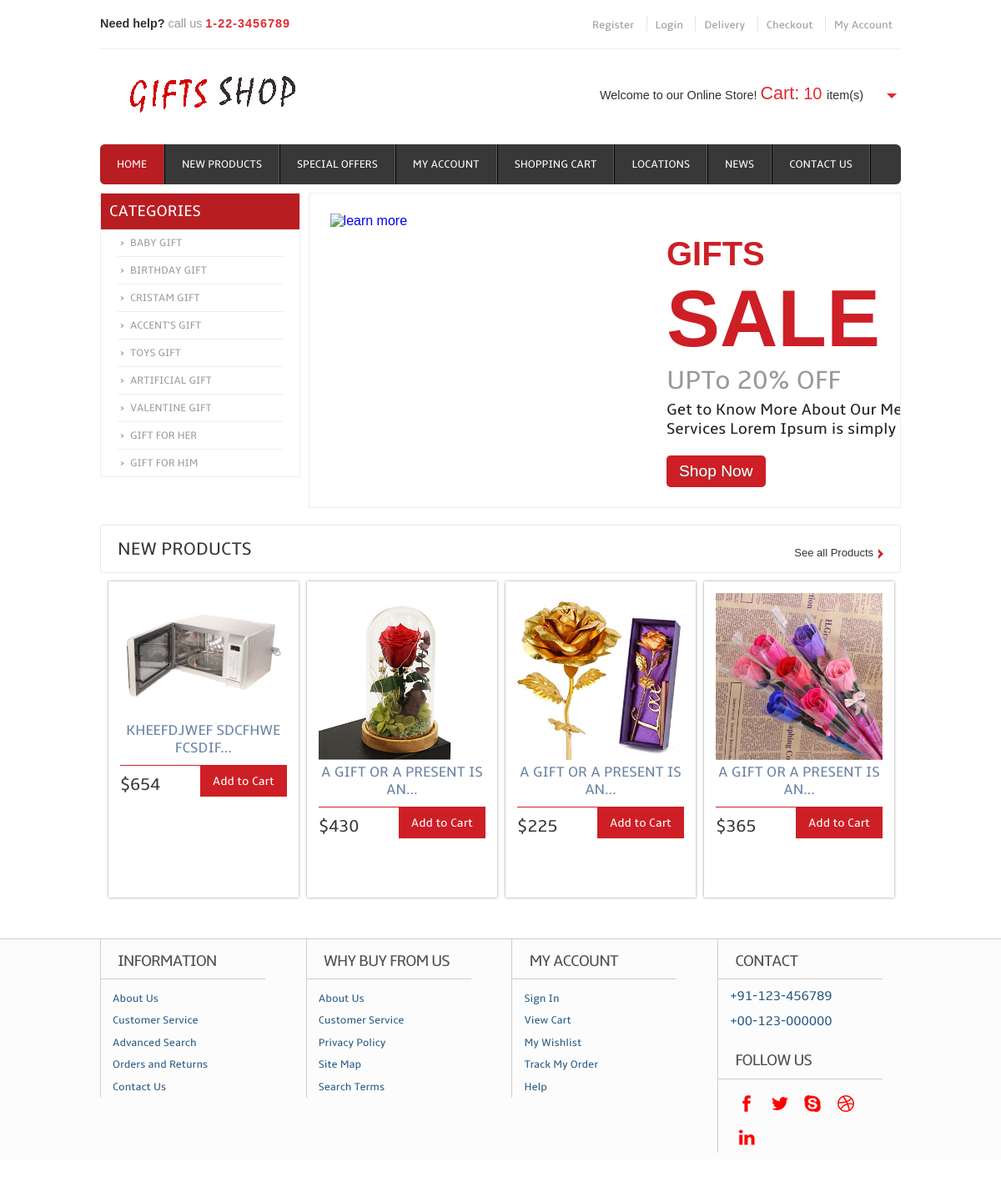
The page / on the database its author committed.
### mycart/models.py (models this page shows, shortened)
class Product(models.Model):
	GIFT_CHOICES = [
    ('babygift','BABYGIFT'),
    ('birthdaygift', 'BIRTHDAYGIFT'),
    ('accentsgift','ACCENTSGIFT'),
    ('cristamgift','CRISTAMGIFT'),
    ('toysgift','TOYSGIFT'),
    ('valentinegift','VALENTINEGIFT'),
    ('artificialgift','ARTIFICIALGIFT'),
    ('giftforher','GIFTFORHER'),
    ('giftforhim','GIFTFORHIM'),
]
	product_name = models.CharField(max_length=100,null=True)
	desc = models.CharField(max_length=1000,null=True)
	category = models.CharField(max_length=100, choices=GIFT_CHOICES,default='babygift')
	subcategory = models.CharField(max_length=100,null=True)
	price = models.IntegerField(null=True)
	Image = models.ImageField(upload_to="shop/images",null=True)
	pub_date = models.DateField()

### mycart/views.py (the view)
# urls.py: path('', views.index,name='index'),
def index(request):
	products=Product.objects.all()
	car=Cart.objects.all()
	cart=car.count()
	print(cart)
	return render(request,'index.html',{'product':products,'li':cart})

### templates/index.html (shortened to what this page needs)
{% extends 'base.html' %}
{% load static %}
{% block content %}
		<div class="menu">
	     		<ul>
	     			<li class="active"><a href="/">Home</a></li>
			    	<li><a href="{% url 'newproducts' %}">New Products</a></li>
			    	<li><a href="{% url 'specialoffer' %}">Special Offers</a></li>
			    	<li><a href="{% url 'myaccount' %}">My Account</a></li>
			    	<li><a href="{% url 'cartitems' %}">Shopping Cart</a></li>
			    	<li><a href="{% url 'location' %}">Locations</a></li>
			    	<li><a href="{% url 'news' %}">News</a></li>
			    	<li><a href="{% url 'contact' %}">Contact Us</a></li>
     			</ul>
	     </div>
	     </div>
	     	<div class="header_slide">
			<div class="header_bottom_left">
				<div class="categories">
				  <ul>
				  	<h3>Categories</h3>
				       <li><a href="{% url 'babygift' %}">Baby Gift</a></li>
				      <li><a href="{% url 'birthdaygift' %}">Birthday Gift</a></li>
				      <li><a href="{% url 'cristamgift' %}">Cristam Gift</a></li>
				      <li><a href="{% url 'accentsgift' %}">Accent's Gift</a></li>
				      <li><a href="{% url 'toysgift' %}">Toys Gift</a></li>
				       <li><a href="{% url 'artificialgift' %}">Artificial Gift</a></li>
				       <li><a href="{% url 'valentinegift' %}">Valentine Gift</a></li>
				       <li><a href="{% url 'giftforher' %}">Gift For Her</a></li>
				       <li><a href="{% url 'giftforhim' %}">Gift For Him</a></li>
				  </ul>
				</div>
	  	     </div>
					 <div class="header_bottom_right">
					 	 <div class="slider">
							 <div id="slider">
			                    <div id="mover">
			                    	<div id="slide-1" class="slide">
									 <div class="slider-img">
									     <a href="preview.html"><img src="{% static 'images/gift2.png' %}" alt="learn more" /></a>
									  </div>
						             	<div class="slider-text">
		                                 <h1>GIFTS<br><span>SALE</span></h1>
		                                 <h2>UPTo 20% OFF</h2>
									   <div class="features_list">
									   	<h4>Get to Know More About Our Memorable Services Lorem Ipsum is simply dummy text</h4>
							            </div>
							             <a href="preview.html" class="button">Shop Now</a>
					                   </div>
				                  </div>
			                 </div>
		                </div>
		         </div>
		      </div>
		</div>
   </div>
 <div class="main">
    <div class="content">
    	<div class="content_top">
    		<div class="heading">
    		<h3>New Products</h3>
    		</div>
    		<div class="see">
    			<p><a href="#">See all Products</a></p>
    		</div>
    	</div>
	      <div class="section group">
	      	{% for i in product %}
    		{% if forloop.counter < 5 %}
				<a href="{% url 'viewproduct' i.id %}">
				<div class="grid_1_of_4 images_1_of_4" style="margin: 1% 0 1% 1%;height: 350px;">
					 <img src="/media/{{i.Image}}" alt="" />
					 <h2>{{i.desc|slice:"0:25"}}...</h2>
					<div class="price-details">
				       <div class="price-number">
							<p><span class="rupees">${{i.price}}</span></p>
					    </div>
					    </a>
					       		<div class="add-cart">
									<h4><a href="{% url 'cart' i.id %}">Add to Cart</a></h4>
							     </div>
					</div>
				</div>
			{% endif %}
			{% endfor %}
  {% endblock %}

### static/css/style.css (style rules this page uses)
html,body,div,span,applet,object,iframe,h1,h2,h3,h4,h5,h6,p,blockquote,pre,a,abbr,acronym,address,big,cite,code,del,dfn,em,img,ins,kbd,q,s,samp,small,strike,strong,sub,sup,tt,var,b,u,i,dl,dt,dd,ol,nav ul,nav li,fieldset,form,label,legend,table,caption,tbody,tfoot,thead,tr,th,td,article,aside,canvas,details,embed,figure,figcaption,footer,header,hgroup,menu,nav,output,ruby,section,summary,time,mark,audio,video { margin:0;padding:0;border:0;font-size:100%;font:inherit;vertical-align:baseline; }
ol,ul { list-style:none;margin:0;padding:0; }
a { text-decoration:none; }
img { max-width:100%; }
body { font-family: Arial, Helvetica, sans-serif; background: #FFF; }
.menu { float: left; }
.menu li { float:left; }
.menu li a { font-family: 'ambleregular'; font-size:0.823em; text-transform:uppercase; color: #fff; display:block; padding:16px 20px; border-right: 2px ridge #585858; -webkit-transition: all .9s; -moz-transition: all .9s; -o-transition: all .9s; -ms-transition: all .9s; transition: all .9s; }
.menu li a:hover,.menu li.active a { background:#B81D22; }
.menu li:first-child a { border-radius:6px 0 0 6px; -webkit-border-radius:6px 0 0 6px; -moz-border-rfadius:6px 0 0 6px; -o-border-radius:6px 0 0 6px; }
.header_slide { margin-top:10px; }
.header_bottom_left { float:left; width:25%; }
.categories { border:1px solid #EEE; }
.categories h3 { font-size:1.2em; color:#FFF; padding:10px; background:#B81D22; text-transform:uppercase; font-family: 'ambleregular'; }
.categories li a { display:block; font-size:0.8em; padding:8px 15px; color: #9C9C9C; font-family: 'ambleregular'; margin:0 20px; background:url(../images/drop_arrow.png) no-repeat 0; border-bottom: 1px solid #EEE; text-transform:uppercase; }
.categories li:last-child a { border:none; }
.header_bottom_right { float:left; width:74%; padding-left:1%; }
.content { padding: 20px 0; background: #FFF; }
.content h2 { color: #383838; margin-bottom: 0.5em; font-size: 1.5em; line-height: 1.2; font-family: 'ambleregular'; font-weight: normal; margin-top: 0px; text-transform: uppercase; }
.content_top { padding: 15px 20px; border: 1px solid #EBE8E8; border-radius: 3px; }
.heading { float: left; }
.heading h3 { font-family: 'ambleregular'; font-size:22px; color:#383838; text-transform: uppercase; }
.see { float: right; padding-top:8px; }
.see p a { display: inline; font-size: 0.8125em; color: #333; background: url(../images/list-img.png) no-repeat right 3px; padding:0px 12px 0px 0px; }
.grid_1_of_4 { display: block; float: left; box-shadow: 0px 0px 3px rgb(150, 150, 150); -webkit-box-shadow: 0px 0px 3px rgb(150, 150, 150); -moz-box-shadow: 0px 0px 3px rgb(150, 150, 150); -o-box-shadow: 0px 0px 3px rgb(150, 150, 150); }
.images_1_of_4 { width: 20.8%; padding: 1.5%; text-align: center; position: relative; }
.images_1_of_4 img { max-width: 100%; }
.images_1_of_4 h2 { color:#6A82A4; font-family: 'ambleregular'; font-size:1.1em; font-weight: normal; }
.images_1_of_4 p { font-size: 0.8125em; padding: 0.4em 0; color: #333; }
.price-details { margin-top:10px; border-top:1px solid #CD1F25; }
.price-number { float: left; padding-top: 5px; }
.price-details p span.rupees { font-size:1.6em; font-family: 'ambleregular'; color:#383838; }
.add-cart { float:right; display: inline-block; }
.add-cart h4 a { font-size:0.9em; display: block; padding:10px 15px; font-family: 'ambleregular'; background:#CD1F25; color: #FFF; text-decoration: none; outline: 0; -webkit-transition: all 0.5s ease-in-out; -moz-transition: all 0.5s ease-in-out; -o-transition: all 0.5s ease-in-out; transition: all 0.5s ease-in-out; }
.section { clear: both; padding: 0px; margin: 0px; }
.group:before, .group:after { content: ""; display: table; }
.group:after { clear: both; }
.group { zoom: 1; }
.group:before, .group:after { content:""; display:table; }
.group:after { clear:both; }
.group { zoom:1; }

### rows shown on the page
Product: Image (picture), desc "KHEEFDJWEF SDCFHWE FCSDIF", price "654"
Product: Image (picture), desc "A GIFT OR A PRESENT IS AN", price "430"
Product: Image (picture), desc "A GIFT OR A PRESENT IS AN", price "225"
Product: Image (picture), desc "A GIFT OR A PRESENT IS AN", price "365"

### other values the page prints
{{ li }} "10"
